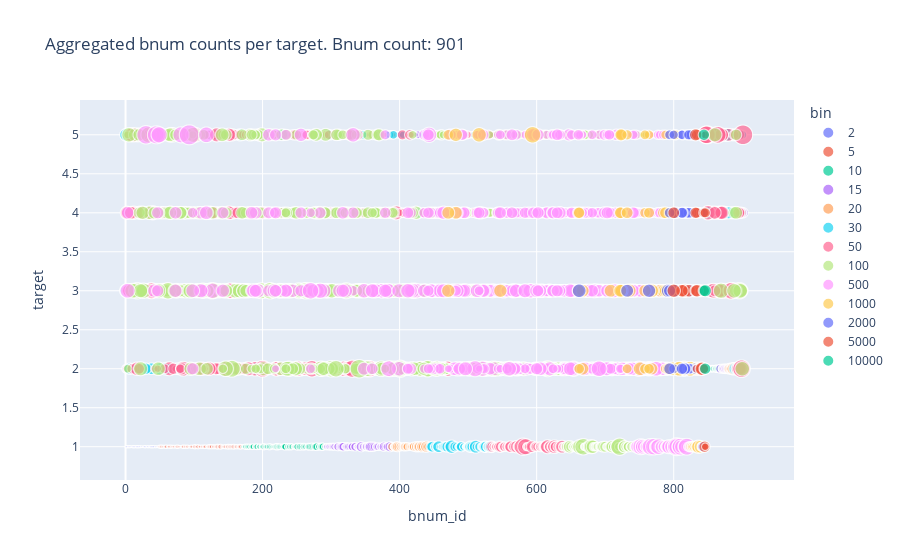

Notebook cell for this chart:
### Code cell
def plot_filtered():
    abon_by_bnum = df_train_num.groupby("bnum")["abon_id"].count()

    df_sorted = (
        df_train_num.groupby(["bnum", TARGET_KEY])[TARGET_KEY]
        .count()
        .reset_index(name="count")
    )
    df_sorted["bnum_percent"] = df_sorted.apply(
        lambda series: series["count"] / abon_by_bnum[series["bnum"]],
        axis=1,
    )

    # df_sorted = df_sorted[df_sorted["count"] > 20]

    df_sorted = df_sorted.sort_values(by=["target", "count"])
    id_map = {}

    def index_bnum(bnum):
        if not (bnum in id_map):
            id_map[bnum] = len(id_map) + 1

        return id_map[bnum]

    df_sorted["bnum_id"] = df_sorted["bnum"].apply(index_bnum)
    df_sorted["bin"] = df_sorted["count"].apply(
        # find the bin value
        lambda count: str(next(x for x in bins if count < x))
    )

    # df_sorted.plot.scatter(x="bnum_id", y=TARGET_KEY)
    return px.scatter(
        df_sorted,
        x="bnum_id",
        y=TARGET_KEY,
        color="bin",
        hover_name="count",
        title=f"Aggregated bnum counts per target. Bnum count: {df_sorted['bnum'].nunique()}",
        size="bnum_percent",
        # size_max=50,
    )


plot_filtered()

### Figure 1 — Plotly figure (JSON) as saved in the notebook; plotly's stock layout.template omitted (floating-point values rounded to 4 significant figures; data arrays with more than 128 entries replaced by an {"elided": "..."} marker saying what was removed)
{"data": [{"hovertemplate": "<b>%{hovertext}</b><br><br>bin=2<br>bnum_id=%{x}<br>target=%{y}<br>bnum_percent=%{marker.size}<extra></extra>", "hovertext": [1, 1, 1, 1, 1, 1, 1, 1, 1, 1, 1, 1, 1, 1, 1, 1, 1, 1, 1, 1, 1, 1, 1, 1, 1, 1, 1, 1, 1, 1, 1, 1, 1, 1, 1, 1, 1, 1, 1, 1, 1, 1, 1, 1, 1, 1, 1, 1, 1, 1, 1, 1, 1, 1, 1, 1, 1, 1, 1, 1, 1], "legendgroup": "2", "marker": {"color": "#636efa", "size": [0.0119, 0.009434, 0.002283, 0.009174, 0.007299, 0.01235, 0.006993, 0.008333, 0.008333, 0.006944, 0.009174, 0.009434, 0.01266, 0.006579, 0.007576, 0.01099, 0.009804, 0.01266, 0.01099, 0.004386, 0.01124, 0.005587, 0.008, 0.006897, 0.004878, 0.007092, 0.007874, 0.01149, 0.01205, 0.005128, 0.008475, 0.007576, 0.01111, 0.005556, 0.006711, 0.007353, 0.01667, 0.01205, 0.01064, 0.01163, 0.009259, 0.0033, 0.008, 0.01163, 0.004587, 0.006579, 0.01316, 0.01316, 0.01149, 0.01266, 0.01099, 0.007874, 0.007576, 0.01235, 0.01266, 0.009009, 0.007752, 0.009091, 0.009009, 0.008621, 0.01299], "sizemode": "area", "sizeref": 0.001953, "symbol": "circle"}, "mode": "markers", "name": "2", "showlegend": true, "type": "scattergl", "x": [1, 2, 3, 4, 5, 6, 7, 8, 9, 10, 11, 12, 13, 14, 15, 16, 17, 18, 19, 20, 21, 22, 23, 24, 25, 26, 27, 28, 29, 30, 31, 32, 33, 34, 35, 36, 37, 38, 39, 40, 41, 42, 43, 44, 45, 46, 847, 584, 352, 377, 356, 546, 548, 255, 425, 262, 562, 363, 490, 533, 286], "xaxis": "x", "y": [1, 1, 1, 1, 1, 1, 1, 1, 1, 1, 1, 1, 1, 1, 1, 1, 1, 1, 1, 1, 1, 1, 1, 1, 1, 1, 1, 1, 1, 1, 1, 1, 1, 1, 1, 1, 1, 1, 1, 1, 1, 1, 1, 1, 1, 1, 2, 5, 5, 5, 5, 5, 5, 5, 5, 5, 5, 5, 5, 5, 5], "yaxis": "y"}, {"hovertemplate": "<b>%{hovertext}</b><br><br>bin=5<br>bnum_id=%{x}<br>target=%{y}<br>bnum_percent=%{marker.size}<extra></extra>", "hovertext": {"elided": "209 int values"}, "legendgroup": "5", "marker": {"color": "#EF553B", "size": {"elided": "209 float values"}, "sizemode": "area", "sizeref": 0.001953, "symbol": "circle"}, "mode": "markers", "name": "5", "showlegend": true, "type": "scattergl", "x": {"elided": "209 int values"}, "xaxis": "x", "y": {"elided": "209 int values"}, "yaxis": "y"}, {"hovertemplate": "<b>%{hovertext}</b><br><br>bin=10<br>bnum_id=%{x}<br>target=%{y}<br>bnum_percent=%{marker.size}<extra></extra>", "hovertext": {"elided": "314 int values"}, "legendgroup": "10", "marker": {"color": "#00cc96", "size": {"elided": "314 float values"}, "sizemode": "area", "sizeref": 0.001953, "symbol": "circle"}, "mode": "markers", "name": "10", "showlegend": true, "type": "scattergl", "x": {"elided": "314 int values"}, "xaxis": "x", "y": {"elided": "314 int values"}, "yaxis": "y"}, {"hovertemplate": "<b>%{hovertext}</b><br><br>bin=15<br>bnum_id=%{x}<br>target=%{y}<br>bnum_percent=%{marker.size}<extra></extra>", "hovertext": {"elided": "326 int values"}, "legendgroup": "15", "marker": {"color": "#ab63fa", "size": {"elided": "326 float values"}, "sizemode": "area", "sizeref": 0.001953, "symbol": "circle"}, "mode": "markers", "name": "15", "showlegend": true, "type": "scattergl", "x": {"elided": "326 int values"}, "xaxis": "x", "y": {"elided": "326 int values"}, "yaxis": "y"}, {"hovertemplate": "<b>%{hovertext}</b><br><br>bin=20<br>bnum_id=%{x}<br>target=%{y}<br>bnum_percent=%{marker.size}<extra></extra>", "hovertext": {"elided": "301 int values"}, "legendgroup": "20", "marker": {"color": "#FFA15A", "size": {"elided": "301 float values"}, "sizemode": "area", "sizeref": 0.001953, "symbol": "circle"}, "mode": "markers", "name": "20", "showlegend": true, "type": "scattergl", "x": {"elided": "301 int values"}, "xaxis": "x", "y": {"elided": "301 int values"}, "yaxis": "y"}, {"hovertemplate": "<b>%{hovertext}</b><br><br>bin=30<br>bnum_id=%{x}<br>target=%{y}<br>bnum_percent=%{marker.size}<extra></extra>", "hovertext": {"elided": "591 int values"}, "legendgroup": "30", "marker": {"color": "#19d3f3", "size": {"elided": "591 float values"}, "sizemode": "area", "sizeref": 0.001953, "symbol": "circle"}, "mode": "markers", "name": "30", "showlegend": true, "type": "scattergl", "x": {"elided": "591 int values"}, "xaxis": "x", "y": {"elided": "591 int values"}, "yaxis": "y"}, {"hovertemplate": "<b>%{hovertext}</b><br><br>bin=50<br>bnum_id=%{x}<br>target=%{y}<br>bnum_percent=%{marker.size}<extra></extra>", "hovertext": {"elided": "814 int values"}, "legendgroup": "50", "marker": {"color": "#FF6692", "size": {"elided": "814 float values"}, "sizemode": "area", "sizeref": 0.001953, "symbol": "circle"}, "mode": "markers", "name": "50", "showlegend": true, "type": "scattergl", "x": {"elided": "814 int values"}, "xaxis": "x", "y": {"elided": "814 int values"}, "yaxis": "y"}, {"hovertemplate": "<b>%{hovertext}</b><br><br>bin=100<br>bnum_id=%{x}<br>target=%{y}<br>bnum_percent=%{marker.size}<extra></extra>", "hovertext": {"elided": "861 int values"}, "legendgroup": "100", "marker": {"color": "#B6E880", "size": {"elided": "861 float values"}, "sizemode": "area", "sizeref": 0.001953, "symbol": "circle"}, "mode": "markers", "name": "100", "showlegend": true, "type": "scattergl", "x": {"elided": "861 int values"}, "xaxis": "x", "y": {"elided": "861 int values"}, "yaxis": "y"}, {"hovertemplate": "<b>%{hovertext}</b><br><br>bin=500<br>bnum_id=%{x}<br>target=%{y}<br>bnum_percent=%{marker.size}<extra></extra>", "hovertext": {"elided": "760 int values"}, "legendgroup": "500", "marker": {"color": "#FF97FF", "size": {"elided": "760 float values"}, "sizemode": "area", "sizeref": 0.001953, "symbol": "circle"}, "mode": "markers", "name": "500", "showlegend": true, "type": "scattergl", "x": {"elided": "760 int values"}, "xaxis": "x", "y": {"elided": "760 int values"}, "yaxis": "y"}, {"hovertemplate": "<b>%{hovertext}</b><br><br>bin=1000<br>bnum_id=%{x}<br>target=%{y}<br>bnum_percent=%{marker.size}<extra></extra>", "hovertext": [505, 509, 514, 532, 536, 589, 622, 625, 663, 711, 755, 816, 841, 912, 931, 502, 514, 521, 526, 545, 580, 586, 588, 590, 598, 602, 619, 637, 666, 699, 700, 701, 703, 714, 718, 774, 804, 926, 964, 965, 986, 503, 525, 530, 535, 547, 550, 557, 559, 582, 595, 604, 632, 638, 648, 654, 692, 706, 716, 733, 760, 777, 816, 830, 836, 837, 842, 888, 899, 927, 515, 533, 541, 558, 572, 581, 583, 589, 604, 635, 684, 691, 727, 743, 802, 817, 835, 857, 507, 510, 515, 519, 529, 544, 569, 571, 611, 615, 630, 634, 666, 675, 676, 698, 812, 899], "legendgroup": "1000", "marker": {"color": "#FECB52", "size": [0.205, 0.08637, 0.2007, 0.2214, 0.164, 0.2129, 0.1191, 0.04521, 0.2531, 0.05444, 0.2447, 0.3536, 0.1304, 0.1534, 0.3029, 0.3749, 0.461, 0.2257, 0.3736, 0.205, 0.2822, 0.1835, 0.2126, 0.2218, 0.1829, 0.3116, 0.2042, 0.2064, 0.2192, 0.3724, 0.2208, 0.2616, 0.365, 0.2376, 0.2988, 0.165, 0.3263, 0.3534, 0.4449, 0.4242, 0.1673, 0.3688, 0.2308, 0.3361, 0.3488, 0.2088, 0.2992, 0.257, 0.2978, 0.3022, 0.2476, 0.3003, 0.2468, 0.3302, 0.2762, 0.2654, 0.3217, 0.3167, 0.2589, 0.2385, 0.2858, 0.3781, 0.3068, 0.269, 0.2782, 0.256, 0.3272, 0.2929, 0.2976, 0.3446, 0.2011, 0.265, 0.1753, 0.2082, 0.3224, 0.1933, 0.2193, 0.2642, 0.2271, 0.2707, 0.2658, 0.2275, 0.2224, 0.2459, 0.253, 0.2695, 0.2614, 0.3186, 0.197, 0.1679, 0.2394, 0.1951, 0.1745, 0.08719, 0.2115, 0.1747, 0.117, 0.5252, 0.3551, 0.4168, 0.2085, 0.2234, 0.2882, 0.118, 0.1365, 0.1916], "sizemode": "area", "sizeref": 0.001953, "symbol": "circle"}, "mode": "markers", "name": "1000", "showlegend": true, "type": "scattergl", "x": [825, 826, 827, 828, 829, 830, 831, 832, 833, 834, 835, 836, 837, 838, 839, 751, 815, 836, 798, 817, 768, 732, 830, 758, 829, 667, 788, 835, 764, 809, 662, 792, 814, 821, 828, 803, 825, 833, 808, 824, 826, 735, 824, 708, 547, 833, 780, 808, 809, 814, 828, 785, 827, 667, 723, 825, 724, 661, 830, 839, 817, 768, 758, 835, 821, 829, 722, 788, 802, 471, 827, 785, 835, 792, 482, 821, 817, 661, 758, 723, 722, 764, 829, 802, 662, 788, 732, 471, 722, 764, 724, 758, 788, 816, 471, 829, 831, 594, 482, 516, 732, 802, 723, 823, 838, 803], "xaxis": "x", "y": [1, 1, 1, 1, 1, 1, 1, 1, 1, 1, 1, 1, 1, 1, 1, 2, 2, 2, 2, 2, 2, 2, 2, 2, 2, 2, 2, 2, 2, 2, 2, 2, 2, 2, 2, 2, 2, 2, 2, 2, 2, 3, 3, 3, 3, 3, 3, 3, 3, 3, 3, 3, 3, 3, 3, 3, 3, 3, 3, 3, 3, 3, 3, 3, 3, 3, 3, 3, 3, 3, 4, 4, 4, 4, 4, 4, 4, 4, 4, 4, 4, 4, 4, 4, 4, 4, 4, 4, 5, 5, 5, 5, 5, 5, 5, 5, 5, 5, 5, 5, 5, 5, 5, 5, 5, 5], "yaxis": "y"}, {"hovertemplate": "<b>%{hovertext}</b><br><br>bin=2000<br>bnum_id=%{x}<br>target=%{y}<br>bnum_percent=%{marker.size}<extra></extra>", "hovertext": [1162, 1281, 1546, 1910, 1064, 1100, 1268, 1310, 1321, 1366, 1372, 1390, 1401, 1547, 1570, 1728, 1783, 1965, 1967, 1997, 1004, 1017, 1034, 1173, 1528, 1617, 1629, 1673, 1679, 1776, 1938, 1977, 1983, 1986, 1027, 1051, 1137, 1184, 1245, 1331, 1341, 1387, 1403, 1421, 1430, 1457, 1479, 1499, 1715, 1725, 1799, 1885, 1024, 1071, 1089, 1303, 1308, 1311, 1322, 1324, 1339, 1415, 1484, 1507], "legendgroup": "2000", "marker": {"color": "#636efa", "size": [0.1482, 0.1703, 0.2059, 0.1997, 0.1811, 0.3578, 0.1896, 0.2022, 0.253, 0.2297, 0.2128, 0.1884, 0.2369, 0.1858, 0.2676, 0.2204, 0.2858, 0.2443, 0.1423, 0.2088, 0.3746, 0.3184, 0.3404, 0.37, 0.3257, 0.3097, 0.2764, 0.2813, 0.2861, 0.2755, 0.3299, 0.3052, 0.3353, 0.2641, 0.1368, 0.2013, 0.1512, 0.1991, 0.2654, 0.2268, 0.2268, 0.2151, 0.2249, 0.2194, 0.2427, 0.1533, 0.2517, 0.1912, 0.2324, 0.2579, 0.1881, 0.2344, 0.1743, 0.1661, 0.1856, 0.1371, 0.1367, 0.196, 0.1686, 0.2044, 0.2272, 0.1759, 0.1783, 0.2042], "sizemode": "area", "sizeref": 0.001953, "symbol": "circle"}, "mode": "markers", "name": "2000", "showlegend": true, "type": "scattergl", "x": [840, 841, 842, 843, 818, 839, 813, 820, 831, 838, 837, 822, 823, 800, 794, 840, 816, 812, 832, 843, 792, 732, 764, 662, 803, 831, 826, 838, 794, 837, 818, 820, 823, 841, 842, 831, 841, 838, 803, 794, 823, 837, 816, 820, 826, 845, 818, 840, 822, 813, 843, 812, 818, 837, 794, 845, 843, 813, 840, 820, 826, 812, 800, 822], "xaxis": "x", "y": [1, 1, 1, 1, 2, 2, 2, 2, 2, 2, 2, 2, 2, 2, 2, 2, 2, 2, 2, 2, 3, 3, 3, 3, 3, 3, 3, 3, 3, 3, 3, 3, 3, 3, 4, 4, 4, 4, 4, 4, 4, 4, 4, 4, 4, 4, 4, 4, 4, 4, 4, 4, 5, 5, 5, 5, 5, 5, 5, 5, 5, 5, 5, 5], "yaxis": "y"}, {"hovertemplate": "<b>%{hovertext}</b><br><br>bin=5000<br>bnum_id=%{x}<br>target=%{y}<br>bnum_percent=%{marker.size}<extra></extra>", "hovertext": [2327, 2366, 2623, 2260, 2361, 2402, 2656, 4010, 2015, 2038, 2075, 2131, 2168, 2285, 2470, 2552, 2806, 3841, 4036, 2262, 3054, 3513, 4542, 4688, 2999, 3163, 3879], "legendgroup": "5000", "marker": {"color": "#EF553B", "size": [0.1055, 0.249, 0.1138, 0.173, 0.2485, 0.32, 0.3531, 0.1817, 0.2121, 0.2715, 0.3103, 0.2717, 0.3475, 0.3097, 0.3071, 0.2668, 0.3371, 0.2778, 0.309, 0.2717, 0.2338, 0.2541, 0.2059, 0.2034, 0.2296, 0.1373, 0.2806], "sizemode": "area", "sizeref": 0.001953, "symbol": "circle"}, "mode": "markers", "name": "5000", "showlegend": true, "type": "scattergl", "x": [844, 845, 846, 834, 845, 842, 841, 844, 845, 842, 813, 840, 816, 822, 812, 843, 800, 832, 834, 800, 834, 832, 844, 846, 834, 846, 832], "xaxis": "x", "y": [1, 1, 1, 2, 2, 2, 2, 2, 3, 3, 3, 3, 3, 3, 3, 3, 3, 3, 3, 4, 4, 4, 4, 4, 5, 5, 5], "yaxis": "y"}, {"hovertemplate": "<b>%{hovertext}</b><br><br>bin=10000<br>bnum_id=%{x}<br>target=%{y}<br>bnum_percent=%{marker.size}<extra></extra>", "hovertext": [5769, 5738, 6802, 5447], "legendgroup": "10000", "marker": {"color": "#00cc96", "size": [0.2503, 0.2601, 0.2952, 0.2469], "sizemode": "area", "sizeref": 0.001953, "symbol": "circle"}, "mode": "markers", "name": "10000", "showlegend": true, "type": "scattergl", "x": [846, 844, 846, 844], "xaxis": "x", "y": [2, 3, 3, 5], "yaxis": "y"}], "layout": {"legend": {"itemsizing": "constant", "title": {"text": "bin"}, "tracegroupgap": 0}, "title": {"text": "Aggregated bnum counts per target. Bnum count: 901"}, "xaxis": {"anchor": "y", "domain": [0, 1], "title": {"text": "bnum_id"}}, "yaxis": {"anchor": "x", "domain": [0, 1], "title": {"text": "target"}}}}
